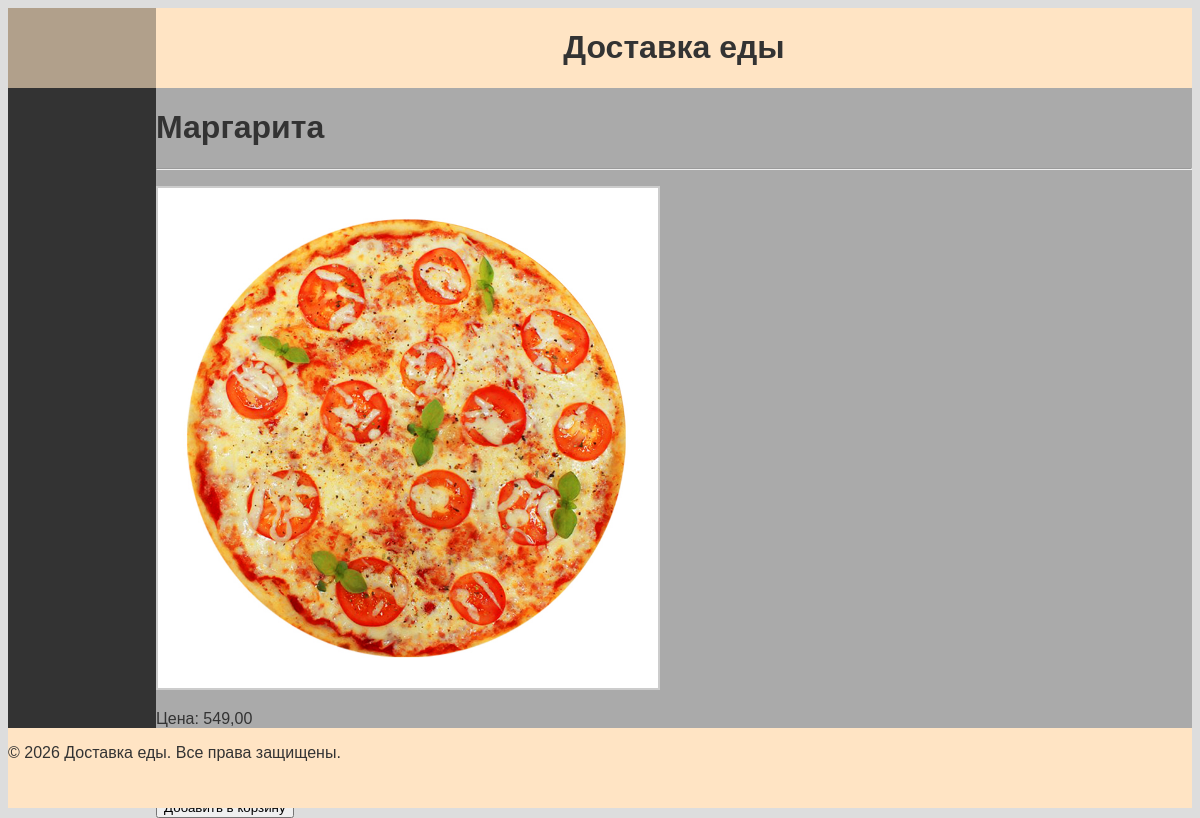
/catalog/1/margarita/, run on the app's committed database.
### catalog/models.py (models this page shows, shortened)
class Product(models.Model):
    category = models.ForeignKey(Category, related_name='products', on_delete=models.CASCADE)
    name = models.CharField(max_length=128)
    description = models.TextField(blank=True)
    price = models.DecimalField(max_digits=10, decimal_places=2)
    image = models.ImageField(upload_to='products/%Y/%m', blank=True)
    created_at = models.DateTimeField(auto_now_add=True)
    updated_at = models.DateTimeField(auto_now=True)
    in_stock = models.BooleanField(default=True)
    slug = models.SlugField(max_length=128, unique=True, blank=True, null=True)
    class Meta:
        ordering = ['name']

### catalog/views.py (the view)
# urls.py: path('catalog/<int:id>/<slug:slug>/', product_detail, name="product_detail"),
def product_detail(request, id, slug):
    product = get_object_or_404(Product, id=id, slug=slug)
    cart_product_form = CartAddProductForm()
    return render(request, 'catalog/detail.html', context={"product": product,
                                                           "cart_product_form": cart_product_form})

### catalog/templates/catalog/detail.html (shortened to what this page needs)
{% extends 'base.html' %}
{% load static %}
{% block content %}
    <div>
        <h1>{{ product.name }}</h1>
        <hr>
        <p><img src="{{ product.image.url }}" style="width:500px;height:500px;border:2px solid #CCCCCC;"></p>
        <p>Цена: {{ product.price }}</p>
         <p>{{ product.description }}</p>
        <form action="{% url 'cart:cart_add' product.id %}" method="post">
            {{ cart_product_form }}
            <button type="submit">Добавить в корзину</button>
            </form>
    </div>
{% endblock %}

### static/css/style.css (style rules this page uses)
body { background-color: #DDDDDD; color: #333333; font-family: Arial, sans-serif; }

### data on the page
Product: name "Маргарита", image (picture), price "549,00"
